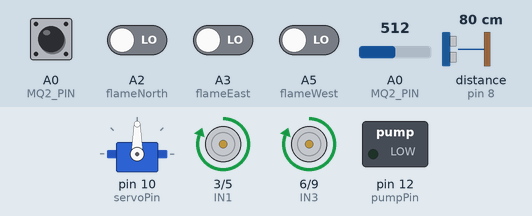
Simulated run of this sketch. Board: Arduino Uno, built with avr-gcc and run on an emulated ATmega328P. Parts: servo, motor-driver pin pairs drawn as motors (green arrow = first pin HIGH = forward, orange = second pin HIGH = backward, longer = more drive), switched loads named in the sketch (green lamp = pin HIGH). Wiring (inferred from the names in the program): ultrasonic range finder: trigger pin 7; echo pin 8. Inputs (shaded band) come from the test bench; at power-on: A0 (MQ2_PIN) HIGH, A2 (flameNorth), A3 (flameEast), A5 (flameWest) LOW, distance to the obstacle (sensor on pin 8) 80 cm, A0 (MQ2_PIN) = 512. The echo pulse lasts 58.3 µs per cm; pins used as bus, display or sensor lines are not drawn; what the sketch prints to the serial monitor is not drawn.

Above: at 3.2 s.
3.3 s: distance to the obstacle (sensor on pin 8) set to 36 cm
4.8 s: distance to the obstacle (sensor on pin 8) set to 29 cm
At 6.2 s:
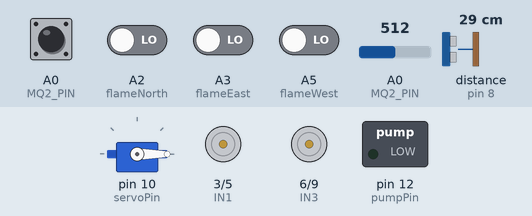
At 7.0 s:
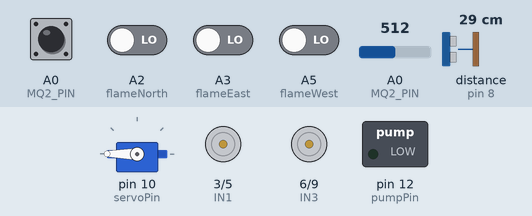
10.8 s: A2 (flameNorth) driven HIGH
13.8 s: distance to the obstacle (sensor on pin 8) set to 19 cm
16.8 s: distance to the obstacle (sensor on pin 8) set to 14 cm
At 19.2 s:
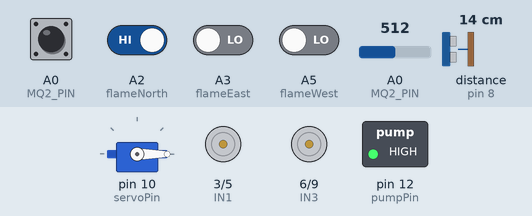
Timing chart, 0 to 34.5 s (numbered marks = the images above; inputs shaded):
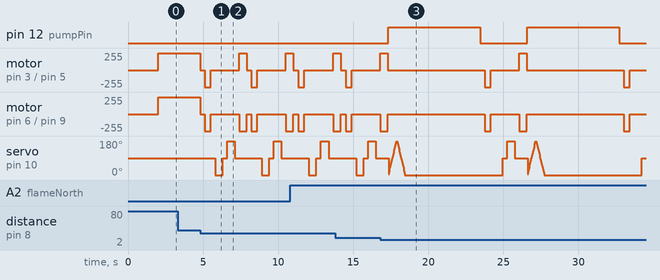

The sketch:

final_1.ino
```cpp
#include <Servo.h>
#include <Wire.h>
#include <SoftwareSerial.h>

SoftwareSerial BTSerial(2, 4);
SoftwareSerial ESP32Serial(0,1);
#define trigPin 7
#define echoPin 8
#define servoPin 10
#define pipeServoPin 11
#define IN1 3
#define IN2 5
#define IN3 6
#define IN4 9
#define flameNorth A2

#define flameEast  A3
#define flameWest  A5
#define MQ2_PIN A0
#define pumpPin 12

Servo servo_motor;


int baseline = 0;
int threshold;
bool smokeDetected = false;
bool fireDetected = false;
bool manualMode = false;

unsigned long lastBTUpdate = 0;
const unsigned long BTUpdateInterval = 1000;

void setup() {
  Serial.begin(9600);
  BTSerial.begin(9600);

  pinMode(trigPin, OUTPUT);
  pinMode(echoPin, INPUT);
  pinMode(IN1, OUTPUT);
  pinMode(IN2, OUTPUT);
  pinMode(IN3, OUTPUT);
  pinMode(IN4, OUTPUT);
  pinMode(flameNorth, INPUT);
  pinMode(flameEast, INPUT);
  pinMode(flameWest, INPUT);
  pinMode(MQ2_PIN, INPUT);
  pinMode(pumpPin, OUTPUT);
  digitalWrite(pumpPin, LOW);

  servo_motor.attach(servoPin);


  // Calibrate gas sensor
  int sum = 0;
  for (int i = 0; i < 10; i++) {
    sum += analogRead(MQ2_PIN);
    delay(200);
  }
  baseline = sum / 10;
  threshold = baseline + 10;
}

void loop() {
  unsigned long currentMillis = millis();

  if (BTSerial.available()) {
    char command = BTSerial.read();
    if (command == 'M') {
      moveStop();
      manualMode = true;
      BTSerial.println("Manual Mode Activated");
    } else if (command == 'A') {
      manualMode = false;
      BTSerial.println("Autonomous Mode Activated");
    }
    if (manualMode) {
      controlCar(command);
    }
  } else if (!BTSerial.available() && !manualMode) {
    autonomousMode(currentMillis);
  }

  checkFireAndGas(currentMillis);
}

void autonomousMode(unsigned long currentMillis) {
  int distance = readPing();

  if (!fireDetected) {
    activateExtinguisher(false);
    if (distance <= 30) {
      avoidObstacle();
    } else {
      moveForward();
    }
  }
}

void checkFireAndGas(unsigned long currentMillis) {
  int detectedFlame = checkFlame();
  bool detectedSmoke = checkGas();

  if (detectedFlame && currentMillis - lastBTUpdate >= BTUpdateInterval) {
    String flameDirection;
    switch (detectedFlame) {
      case 1: flameDirection = "NORTH"; break;

      case 3: flameDirection = "EAST"; break;
      case 4: flameDirection = "WEST"; break;
    }

    Serial.print("🔥 Fire Detected at "); Serial.println(flameDirection);
    BTSerial.print("🔥 Fire Detected at "); BTSerial.println(flameDirection);
    ESP32Serial.println("F");
    lastBTUpdate = currentMillis;
  }

  if (detectedSmoke && currentMillis - lastBTUpdate >= BTUpdateInterval) {
    Serial.println("⚠ Smoke Detected!");
    BTSerial.println("⚠ Smoke Detected!");
    ESP32Serial.println("S");
    lastBTUpdate = currentMillis;
  }

  if (!manualMode && detectedFlame) {
    int distance = readPing();

    if (distance > 15) {
      Serial.println("🔥 Fire Detected! Moving towards fire...");
      moveForward();
    } else {
      Serial.println("🔥 Fire within 10 cm! Stopping and Extinguishing...");
      moveStop();
      activateExtinguisher(true);
      delay(5000);
      activateExtinguisher(false);
      fireDetected = false;
    }
  }
}

int readPing() {
  digitalWrite(trigPin, LOW);
  delayMicroseconds(2);
  digitalWrite(trigPin, HIGH);
  delayMicroseconds(10);
  digitalWrite(trigPin, LOW);
  long duration = pulseIn(echoPin, HIGH);
  int distance = duration * 0.034 / 2;
  return (distance == 0) ? 250 : distance;
}

void avoidObstacle() {
  moveStop();
  delay(300);
  moveBackward();
  delay(400);
  moveStop();
  delay(300);
  int distanceRight = lookRight();
  delay(300);
  int distanceLeft = lookLeft();
  delay(300);
  if (distanceRight >= distanceLeft) {
    turnRight();
  } else {
    turnLeft();
  }
  moveStop();
}

int checkFlame() {

  if (digitalRead(flameNorth) == HIGH){return 1;}
  if (digitalRead(flameEast) == HIGH) {return 3;}
  if (digitalRead(flameWest) == HIGH) {return 4;}
  return 0;
}

bool checkGas() {
  return digitalRead(MQ2_PIN) == LOW;
}

int lookRight() {
  servo_motor.write(0);
  delay(500);
  int distance = readPing();
  servo_motor.write(90);
  return distance;
}

int lookLeft() {
  servo_motor.write(180);
  delay(500);
  int distance = readPing();
  servo_motor.write(90);
  return distance;
}

void moveStop() {
  digitalWrite(IN1, LOW); digitalWrite(IN2, LOW);
  digitalWrite(IN3, LOW); digitalWrite(IN4, LOW);
}

void moveForward() {
  digitalWrite(IN1, HIGH); digitalWrite(IN2, LOW);
  digitalWrite(IN3, HIGH); digitalWrite(IN4, LOW);
}

void moveBackward() {
  digitalWrite(IN1, LOW); digitalWrite(IN2, HIGH);
  digitalWrite(IN3, LOW); digitalWrite(IN4, HIGH);
}

void turnLeft() {
  digitalWrite(IN1, LOW); digitalWrite(IN2, HIGH);
  digitalWrite(IN3, HIGH); digitalWrite(IN4, LOW);
  delay(500);
}

void turnRight() {
  digitalWrite(IN1, HIGH); digitalWrite(IN2, LOW);
  digitalWrite(IN3, LOW); digitalWrite(IN4, HIGH);
  delay(500);
}

void driveMotor(int direction) {
  switch (direction) {
    case 1: moveForward(); break;
    case 2: moveBackward(); break;
    case 3: turnRight(); break;
    case 4: turnLeft(); break;
    case 5: moveStop(); break;
  }
}

void activateExtinguisher(bool turnOn) {
  if (turnOn) {
    digitalWrite(pumpPin, HIGH);
    rotatePipeServo();
  } else {
    digitalWrite(pumpPin, LOW);
  }
}

void rotatePipeServo() {
  Serial.println("Rotating pipe servo...");
  for (int pos = 0; pos <= 180; pos += 5) {
    servo_motor.write(pos);
    delay(15);
  }
  for (int pos = 180; pos >= 0; pos -= 5) {
    servo_motor.write(pos);
    delay(15);
  }
}

void controlCar(char command) {
  switch (command) {
    case 'F': moveForward();BTSerial.println("FORWARD"); break;
    case 'B': moveBackward();BTSerial.println("BACKWARD"); break;
    case 'R': turnRight();BTSerial.println("RIGHT TURN"); break;
    case 'L': turnLeft();BTSerial.println("LEFT TURN"); break;
    case 'S': moveStop();BTSerial.println("STOP"); break;
    case 'W': activateExtinguisher(true);BTSerial.println("Extinguish START"); break;
    case 'P': servo_motor.write(90);activateExtinguisher(false);BTSerial.println("Extinguish STOP"); break;
  }
}
```

Measured:
- the behaviour switches between 32 and 31 cm on distance to the obstacle (sensor on pin 8) (found by bisection; images 0 and 1)
- the behaviour switches between 17 and 16 cm on distance to the obstacle (sensor on pin 8) (found by bisection; images 2 and 3)
- after the input at 3.3 s, every drawn part: stays the same
- after the input at 16.8 s, pin 12 (pumpPin): alternates HIGH for 6.1 s and LOW for 3.1 s, starting after 0.53 s
